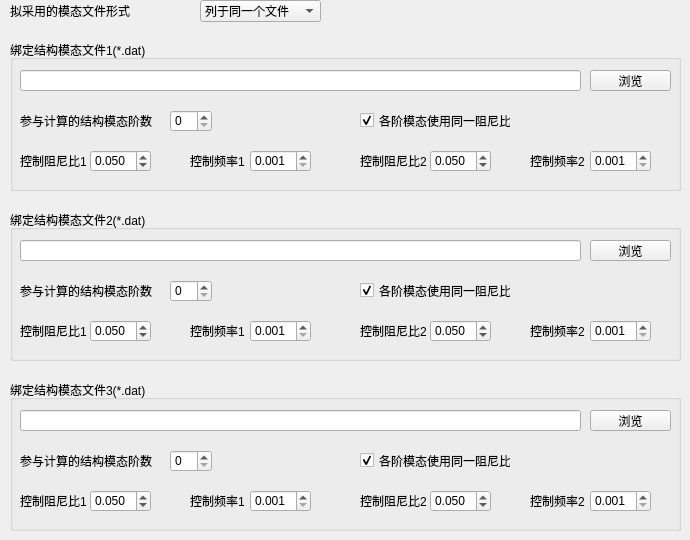
    <widget class="QWidget" name="main_pg_bridgeMode">
     <widget class="QLabel" name="modeFileFormLabel">
      <property name="geometry">
       <rect>
        <x>10</x>
        <y>0</y>
        <width>121</width>
        <height>21</height>
       </rect>
      </property>
      <property name="text">
       <string>拟采用的模态文件形式</string>
      </property>
     </widget>
     <widget class="QComboBox" name="modeFileFormSel">
      <property name="geometry">
       <rect>
        <x>200</x>
        <y>0</y>
        <width>121</width>
        <height>22</height>
       </rect>
      </property>
      <item>
       <property name="text">
        <string>列于同一个文件</string>
       </property>
      </item>
      <item>
       <property name="text">
        <string>分列于两个文件</string>
       </property>
      </item>
      <item>
       <property name="text">
        <string>分列于三个文件</string>
       </property>
      </item>
     </widget>
     <widget class="QGroupBox" name="modeFile1Group">
      <property name="enabled">
       <bool>true</bool>
      </property>
      <property name="geometry">
       <rect>
        <x>10</x>
        <y>40</y>
        <width>671</width>
        <height>151</height>
       </rect>
      </property>
      <property name="title">
       <string>绑定结构模态文件1(*.dat)</string>
      </property>
      <widget class="QPushButton" name="modeFile1Browse">
       <property name="geometry">
        <rect>
         <x>580</x>
         <y>30</y>
         <width>81</width>
         <height>21</height>
        </rect>
       </property>
       <property name="text">
        <string>浏览</string>
       </property>
      </widget>
      <widget class="QDoubleSpinBox" name="ctrlMode1FreqFile1Sel">
       <property name="geometry">
        <rect>
         <x>240</x>
         <y>110</y>
         <width>61</width>
         <height>22</height>
        </rect>
       </property>
       <property name="wrapping">
        <bool>false</bool>
       </property>
       <property name="frame">
        <bool>true</bool>
       </property>
       <property name="decimals">
        <number>3</number>
       </property>
       <property name="minimum">
        <double>0.001000000000000</double>
       </property>
       <property name="singleStep">
        <double>0.001000000000000</double>
       </property>
       <property name="value">
        <double>0.001000000000000</double>
       </property>
      </widget>
      <widget class="QLabel" name="ctrlMode2DampFile1Label">
       <property name="geometry">
        <rect>
         <x>350</x>
         <y>110</y>
         <width>71</width>
         <height>21</height>
        </rect>
       </property>
       <property name="contextMenuPolicy">
        <enum>Qt::DefaultContextMenu</enum>
       </property>
       <property name="text">
        <string>控制阻尼比2</string>
       </property>
       <property name="alignment">
        <set>Qt::AlignLeading|Qt::AlignLeft|Qt::AlignVCenter</set>
       </property>
      </widget>
      <widget class="QLabel" name="includeModeNumFile1Label">
       <property name="geometry">
        <rect>
         <x>10</x>
         <y>70</y>
         <width>141</width>
         <height>21</height>
        </rect>
       </property>
       <property name="contextMenuPolicy">
        <enum>Qt::DefaultContextMenu</enum>
       </property>
       <property name="text">
        <string>参与计算的结构模态阶数</string>
       </property>
       <property name="alignment">
        <set>Qt::AlignLeading|Qt::AlignLeft|Qt::AlignVCenter</set>
       </property>
      </widget>
      <widget class="QLineEdit" name="modeFile1Path">
       <property name="geometry">
        <rect>
         <x>10</x>
         <y>30</y>
         <width>561</width>
         <height>21</height>
        </rect>
       </property>
       <property name="readOnly">
        <bool>false</bool>
       </property>
      </widget>
      <widget class="QDoubleSpinBox" name="ctrlMode2DampFile1Enter">
       <property name="geometry">
        <rect>
         <x>420</x>
         <y>110</y>
         <width>61</width>
         <height>22</height>
        </rect>
       </property>
       <property name="decimals">
        <number>3</number>
       </property>
       <property name="maximum">
        <double>1.000000000000000</double>
       </property>
       <property name="singleStep">
        <double>0.010000000000000</double>
       </property>
       <property name="value">
        <double>0.050000000000000</double>
       </property>
      </widget>
      <widget class="QLabel" name="ctrlMode1DampFile1Label">
       <property name="geometry">
        <rect>
         <x>10</x>
         <y>110</y>
         <width>71</width>
         <height>21</height>
        </rect>
       </property>
       <property name="contextMenuPolicy">
        <enum>Qt::DefaultContextMenu</enum>
       </property>
       <property name="text">
        <string>控制阻尼比1</string>
       </property>
       <property name="alignment">
        <set>Qt::AlignLeading|Qt::AlignLeft|Qt::AlignVCenter</set>
       </property>
      </widget>
      <widget class="QLabel" name="ctrlMode2FreqFile1Label">
       <property name="geometry">
        <rect>
         <x>520</x>
         <y>110</y>
         <width>141</width>
         <height>21</height>
        </rect>
       </property>
       <property name="contextMenuPolicy">
        <enum>Qt::DefaultContextMenu</enum>
       </property>
       <property name="text">
        <string>控制频率2            Hz</string>
       </property>
       <property name="alignment">
        <set>Qt::AlignLeading|Qt::AlignLeft|Qt::AlignVCenter</set>
       </property>
      </widget>
      <widget class="QDoubleSpinBox" name="ctrlMode2FreqFile1Sel">
       <property name="geometry">
        <rect>
         <x>580</x>
         <y>110</y>
         <width>61</width>
         <height>22</height>
        </rect>
       </property>
       <property name="decimals">
        <number>3</number>
       </property>
       <property name="minimum">
        <double>0.001000000000000</double>
       </property>
       <property name="singleStep">
        <double>0.001000000000000</double>
       </property>
      </widget>
      <widget class="QCheckBox" name="equalDampFile1Sel">
       <property name="geometry">
        <rect>
         <x>350</x>
         <y>70</y>
         <width>151</width>
         <height>21</height>
        </rect>
       </property>
       <property name="text">
        <string>各阶模态使用同一阻尼比</string>
       </property>
       <property name="checked">
        <bool>true</bool>
       </property>
      </widget>
      <widget class="QSpinBox" name="includeModeNumFile1Sel">
       <property name="geometry">
        <rect>
         <x>160</x>
         <y>70</y>
         <width>42</width>
         <height>22</height>
        </rect>
       </property>
       <property name="maximum">
        <number>100000</number>
       </property>
      </widget>
      <widget class="QLabel" name="ctrlMode1FreqFile1Label">
       <property name="geometry">
        <rect>
         <x>180</x>
         <y>110</y>
         <width>151</width>
         <height>21</height>
        </rect>
       </property>
       <property name="contextMenuPolicy">
        <enum>Qt::DefaultContextMenu</enum>
       </property>
       <property name="text">
        <string>控制频率1            Hz</string>
       </property>
       <property name="alignment">
        <set>Qt::AlignLeading|Qt::AlignLeft|Qt::AlignVCenter</set>
       </property>
      </widget>
      <widget class="QDoubleSpinBox" name="ctrlMode1DampFile1Enter">
       <property name="geometry">
        <rect>
         <x>80</x>
         <y>110</y>
         <width>61</width>
         <height>22</height>
        </rect>
       </property>
       <property name="decimals">
        <number>3</number>
       </property>
       <property name="maximum">
        <double>1.000000000000000</double>
       </property>
       <property name="singleStep">
        <double>0.010000000000000</double>
       </property>
       <property name="value">
        <double>0.050000000000000</double>
       </property>
      </widget>
      <zorder>ctrlMode1FreqFile1Label</zorder>
      <zorder>modeFile1Browse</zorder>
      <zorder>ctrlMode1FreqFile1Sel</zorder>
      <zorder>ctrlMode2DampFile1Label</zorder>
      <zorder>includeModeNumFile1Label</zorder>
      <zorder>modeFile1Path</zorder>
      <zorder>ctrlMode2DampFile1Enter</zorder>
      <zorder>ctrlMode1DampFile1Label</zorder>
      <zorder>ctrlMode2FreqFile1Label</zorder>
      <zorder>ctrlMode2FreqFile1Sel</zorder>
      <zorder>equalDampFile1Sel</zorder>
      <zorder>includeModeNumFile1Sel</zorder>
      <zorder>ctrlMode1DampFile1Enter</zorder>
     </widget>
     <widget class="QGroupBox" name="modeFile2Group">
      <property name="geometry">
       <rect>
        <x>10</x>
        <y>210</y>
        <width>671</width>
        <height>151</height>
       </rect>
      </property>
      <property name="title">
       <string>绑定结构模态文件2(*.dat)</string>
      </property>
      <widget class="QDoubleSpinBox" name="ctrlMode2FreqFile2Sel">
       <property name="geometry">
        <rect>
         <x>580</x>
         <y>110</y>
         <width>61</width>
         <height>22</height>
        </rect>
       </property>
       <property name="decimals">
        <number>3</number>
       </property>
       <property name="minimum">
        <double>0.001000000000000</double>
       </property>
       <property name="singleStep">
        <double>0.001000000000000</double>
       </property>
      </widget>
      <widget class="QDoubleSpinBox" name="ctrlMode1DampFile2Enter">
       <property name="geometry">
        <rect>
         <x>80</x>
         <y>110</y>
         <width>61</width>
         <height>22</height>
        </rect>
       </property>
       <property name="decimals">
        <number>3</number>
       </property>
       <property name="maximum">
        <double>1.000000000000000</double>
       </property>
       <property name="singleStep">
        <double>0.010000000000000</double>
       </property>
       <property name="value">
        <double>0.050000000000000</double>
       </property>
      </widget>
      <widget class="QCheckBox" name="equalDampFile2Sel">
       <property name="geometry">
        <rect>
         <x>350</x>
         <y>70</y>
         <width>151</width>
         <height>21</height>
        </rect>
       </property>
       <property name="text">
        <string>各阶模态使用同一阻尼比</string>
       </property>
       <property name="checked">
        <bool>true</bool>
       </property>
      </widget>
      <widget class="QSpinBox" name="includeModeNumFile2Sel">
       <property name="geometry">
        <rect>
         <x>160</x>
         <y>70</y>
         <width>42</width>
         <height>22</height>
        </rect>
       </property>
       <property name="maximum">
        <number>100000</number>
       </property>
      </widget>
      <widget class="QLabel" name="includeModeNumFile2Label">
       <property name="geometry">
        <rect>
         <x>10</x>
         <y>70</y>
         <width>161</width>
         <height>21</height>
        </rect>
       </property>
       <property name="contextMenuPolicy">
        <enum>Qt::DefaultContextMenu</enum>
       </property>
       <property name="text">
        <string>参与计算的结构模态阶数</string>
       </property>
       <property name="alignment">
        <set>Qt::AlignLeading|Qt::AlignLeft|Qt::AlignVCenter</set>
       </property>
      </widget>
      <widget class="QLineEdit" name="modeFile2Path">
       <property name="geometry">
        <rect>
         <x>10</x>
         <y>30</y>
         <width>561</width>
         <height>21</height>
        </rect>
       </property>
       <property name="readOnly">
        <bool>false</bool>
       </property>
      </widget>
      <widget class="QLabel" name="ctrlMode1DampFile2Label">
       <property name="geometry">
        <rect>
         <x>10</x>
         <y>110</y>
         <width>71</width>
         <height>21</height>
        </rect>
       </property>
       <property name="contextMenuPolicy">
        <enum>Qt::DefaultContextMenu</enum>
       </property>
       <property name="text">
        <string>控制阻尼比1</string>
       </property>
       <property name="alignment">
        <set>Qt::AlignLeading|Qt::AlignLeft|Qt::AlignVCenter</set>
       </property>
      </widget>
      <widget class="QPushButton" name="modeFile2Browse">
       <property name="geometry">
        <rect>
         <x>580</x>
         <y>30</y>
         <width>81</width>
         <height>21</height>
        </rect>
       </property>
       <property name="text">
        <string>浏览</string>
       </property>
      </widget>
      <widget class="QDoubleSpinBox" name="ctrlMode1FreqFile2Sel">
       <property name="geometry">
        <rect>
         <x>240</x>
         <y>110</y>
         <width>61</width>
         <height>22</height>
        </rect>
       </property>
       <property name="decimals">
        <number>3</number>
       </property>
       <property name="minimum">
        <double>0.001000000000000</double>
       </property>
       <property name="singleStep">
        <double>0.001000000000000</double>
       </property>
      </widget>
      <widget class="QDoubleSpinBox" name="ctrlMode2DampFile2Enter">
       <property name="geometry">
        <rect>
         <x>420</x>
         <y>110</y>
         <width>61</width>
         <height>22</height>
        </rect>
       </property>
       <property name="decimals">
        <number>3</number>
       </property>
       <property name="maximum">
        <double>1.000000000000000</double>
       </property>
       <property name="singleStep">
        <double>0.010000000000000</double>
       </property>
       <property name="value">
        <double>0.050000000000000</double>
       </property>
      </widget>
      <widget class="QLabel" name="ctrlMode1FreqFile2Label">
       <property name="geometry">
        <rect>
         <x>180</x>
         <y>110</y>
         <width>151</width>
         <height>21</height>
        </rect>
       </property>
       <property name="contextMenuPolicy">
        <enum>Qt::DefaultContextMenu</enum>
       </property>
       <property name="text">
        <string>控制频率1            Hz</string>
       </property>
       <property name="alignment">
        <set>Qt::AlignLeading|Qt::AlignLeft|Qt::AlignVCenter</set>
       </property>
      </widget>
      <widget class="QLabel" name="ctrlMode2DampFile2Label">
       <property name="geometry">
        <rect>
         <x>350</x>
         <y>110</y>
         <width>71</width>
         <height>21</height>
        </rect>
       </property>
       <property name="contextMenuPolicy">
        <enum>Qt::DefaultContextMenu</enum>
       </property>
       <property name="text">
        <string>控制阻尼比2</string>
       </property>
       <property name="alignment">
        <set>Qt::AlignLeading|Qt::AlignLeft|Qt::AlignVCenter</set>
       </property>
      </widget>
      <widget class="QLabel" name="ctrlMode2FreqFile2Label">
       <property name="geometry">
        <rect>
         <x>520</x>
         <y>110</y>
         <width>141</width>
         <height>21</height>
        </rect>
       </property>
       <property name="contextMenuPolicy">
        <enum>Qt::DefaultContextMenu</enum>
       </property>
       <property name="text">
        <string>控制频率2            Hz</string>
       </property>
       <property name="alignment">
        <set>Qt::AlignLeading|Qt::AlignLeft|Qt::AlignVCenter</set>
       </property>
      </widget>
      <zorder>ctrlMode1FreqFile2Label</zorder>
      <zorder>ctrlMode2FreqFile2Label</zorder>
      <zorder>ctrlMode2FreqFile2Sel</zorder>
      <zorder>ctrlMode1DampFile2Enter</zorder>
      <zorder>equalDampFile2Sel</zorder>
      <zorder>includeModeNumFile2Sel</zorder>
      <zorder>includeModeNumFile2Label</zorder>
      <zorder>modeFile2Path</zorder>
      <zorder>ctrlMode1DampFile2Label</zorder>
      <zorder>modeFile2Browse</zorder>
      <zorder>ctrlMode1FreqFile2Sel</zorder>
      <zorder>ctrlMode2DampFile2Enter</zorder>
      <zorder>ctrlMode2DampFile2Label</zorder>
     </widget>
     <widget class="QGroupBox" name="modeFile3Group">
      <property name="geometry">
       <rect>
        <x>10</x>
        <y>380</y>
        <width>671</width>
        <height>151</height>
       </rect>
      </property>
      <property name="title">
       <string>绑定结构模态文件3(*.dat)</string>
      </property>
      <widget class="QDoubleSpinBox" name="ctrlMode2FreqFile3Sel">
       <property name="geometry">
        <rect>
         <x>580</x>
         <y>110</y>
         <width>61</width>
         <height>22</height>
        </rect>
       </property>
       <property name="decimals">
        <number>3</number>
       </property>
       <property name="minimum">
        <double>0.001000000000000</double>
       </property>
       <property name="singleStep">
        <double>0.001000000000000</double>
       </property>
      </widget>
      <widget class="QDoubleSpinBox" name="ctrlMode1DampFile3Enter">
       <property name="geometry">
        <rect>
         <x>80</x>
         <y>110</y>
         <width>61</width>
         <height>22</height>
        </rect>
       </property>
       <property name="decimals">
        <number>3</number>
       </property>
       <property name="maximum">
        <double>1.000000000000000</double>
       </property>
       <property name="singleStep">
        <double>0.010000000000000</double>
       </property>
       <property name="value">
        <double>0.050000000000000</double>
       </property>
      </widget>
      <widget class="QLabel" name="includeModeNumFile3Label">
       <property name="geometry">
        <rect>
         <x>10</x>
         <y>70</y>
         <width>161</width>
         <height>21</height>
        </rect>
       </property>
       <property name="contextMenuPolicy">
        <enum>Qt::DefaultContextMenu</enum>
       </property>
       <property name="text">
        <string>参与计算的结构模态阶数</string>
       </property>
       <property name="alignment">
        <set>Qt::AlignLeading|Qt::AlignLeft|Qt::AlignVCenter</set>
       </property>
      </widget>
      <widget class="QSpinBox" name="includeModeNumFile3Sel">
       <property name="geometry">
        <rect>
         <x>160</x>
         <y>70</y>
         <width>42</width>
         <height>22</height>
        </rect>
       </property>
       <property name="maximum">
        <number>100000</number>
       </property>
      </widget>
      <widget class="QLabel" name="ctrlMode2DampFile3Label">
       <property name="geometry">
        <rect>
         <x>350</x>
         <y>110</y>
         <width>101</width>
         <height>21</height>
        </rect>
       </property>
       <property name="contextMenuPolicy">
        <enum>Qt::DefaultContextMenu</enum>
       </property>
       <property name="text">
        <string>控制阻尼比2</string>
       </property>
       <property name="alignment">
        <set>Qt::AlignLeading|Qt::AlignLeft|Qt::AlignVCenter</set>
       </property>
      </widget>
      <widget class="QDoubleSpinBox" name="ctrlMode1FreqFile3Sel">
       <property name="geometry">
        <rect>
         <x>240</x>
         <y>110</y>
         <width>61</width>
         <height>22</height>
        </rect>
       </property>
       <property name="decimals">
        <number>3</number>
       </property>
       <property name="minimum">
        <double>0.001000000000000</double>
       </property>
       <property name="singleStep">
        <double>0.001000000000000</double>
       </property>
      </widget>
      <widget class="QLineEdit" name="modeFile3Path">
       <property name="geometry">
        <rect>
         <x>10</x>
         <y>30</y>
         <width>561</width>
         <height>21</height>
        </rect>
       </property>
       <property name="readOnly">
        <bool>false</bool>
       </property>
      </widget>
      <widget class="QDoubleSpinBox" name="ctrlMode2DampFile3Enter">
       <property name="geometry">
        <rect>
         <x>420</x>
         <y>110</y>
         <width>61</width>
         <height>22</height>
        </rect>
       </property>
       <property name="decimals">
        <number>3</number>
       </property>
       <property name="maximum">
        <double>1.000000000000000</double>
       </property>
       <property name="singleStep">
        <double>0.010000000000000</double>
       </property>
       <property name="value">
        <double>0.050000000000000</double>
       </property>
      </widget>
      <widget class="QLabel" name="ctrlMode1FreqFile3Label">
       <property name="geometry">
        <rect>
         <x>180</x>
         <y>110</y>
         <width>151</width>
         <height>21</height>
        </rect>
       </property>
       <property name="contextMenuPolicy">
        <enum>Qt::DefaultContextMenu</enum>
       </property>
       <property name="text">
        <string>控制频率1            Hz</string>
       </property>
       <property name="alignment">
        <set>Qt::AlignLeading|Qt::AlignLeft|Qt::AlignVCenter</set>
       </property>
      </widget>
      <widget class="QPushButton" name="modeFile3Browse">
       <property name="geometry">
        <rect>
         <x>580</x>
         <y>30</y>
         <width>81</width>
         <height>21</height>
        </rect>
       </property>
       <property name="text">
        <string>浏览</string>
       </property>
      </widget>
      <widget class="QLabel" name="ctrlMode2FreqFile3Label">
       <property name="geometry">
        <rect>
         <x>520</x>
         <y>110</y>
         <width>141</width>
         <height>21</height>
        </rect>
       </property>
       <property name="contextMenuPolicy">
        <enum>Qt::DefaultContextMenu</enum>
       </property>
       <property name="text">
        <string>控制频率2            Hz</string>
       </property>
       <property name="alignment">
        <set>Qt::AlignLeading|Qt::AlignLeft|Qt::AlignVCenter</set>
       </property>
      </widget>
      <widget class="QCheckBox" name="equalDampFile3Sel">
       <property name="geometry">
        <rect>
         <x>350</x>
         <y>70</y>
         <width>151</width>
         <height>21</height>
        </rect>
       </property>
       <property name="text">
        <string>各阶模态使用同一阻尼比</string>
       </property>
       <property name="checked">
        <bool>true</bool>
       </property>
      </widget>
      <widget class="QLabel" name="ctrlMode1DampFile3Label">
       <property name="geometry">
        <rect>
         <x>10</x>
         <y>110</y>
         <width>71</width>
         <height>21</height>
        </rect>
       </property>
       <property name="contextMenuPolicy">
        <enum>Qt::DefaultContextMenu</enum>
       </property>
       <property name="text">
        <string>控制阻尼比1</string>
       </property>
       <property name="alignment">
        <set>Qt::AlignLeading|Qt::AlignLeft|Qt::AlignVCenter</set>
       </property>
      </widget>
      <zorder>ctrlMode2FreqFile3Label</zorder>
      <zorder>ctrlMode1FreqFile3Label</zorder>
      <zorder>ctrlMode2FreqFile3Sel</zorder>
      <zorder>ctrlMode1DampFile3Enter</zorder>
      <zorder>includeModeNumFile3Label</zorder>
      <zorder>includeModeNumFile3Sel</zorder>
      <zorder>ctrlMode2DampFile3Label</zorder>
      <zorder>ctrlMode1FreqFile3Sel</zorder>
      <zorder>modeFile3Path</zorder>
      <zorder>ctrlMode2DampFile3Enter</zorder>
      <zorder>modeFile3Browse</zorder>
      <zorder>equalDampFile3Sel</zorder>
      <zorder>ctrlMode1DampFile3Label</zorder>
     </widget>
    </widget>
